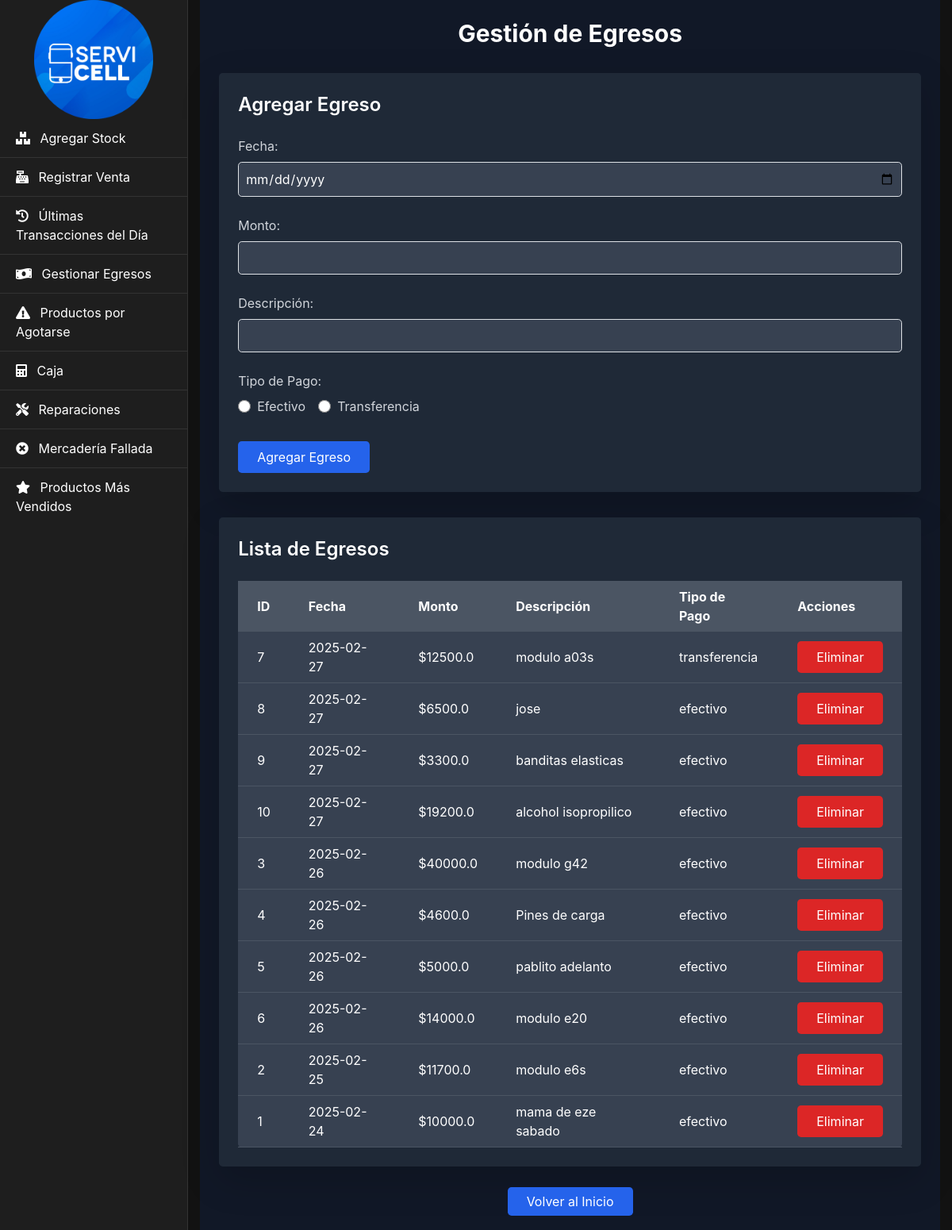
Screenshot of /egresos with the database file from the repository.
### tables this page shows
CREATE TABLE egresos (
    id INTEGER PRIMARY KEY AUTOINCREMENT,
    fecha TEXT NOT NULL,
    monto REAL NOT NULL,
    descripcion TEXT NOT NULL
, tipo_pago TEXT);

### app.py (the view, shortened to what this page needs)
@app.route('/egresos', methods=['GET', 'POST'])
def egresos():
    conn = get_db_connection()
    cursor = conn.cursor()
    if request.method == 'POST' and 'eliminar' in request.form:
        egreso_id = request.form['egreso_id']
        cursor.execute('DELETE FROM egresos WHERE id = ?', (egreso_id,))
        conn.commit()
        conn.close()
        return redirect(url_for('egresos'))
    cursor.execute('SELECT id, fecha, monto, descripcion, tipo_pago FROM egresos ORDER BY fecha DESC')
    egresos = cursor.fetchall()
    conn.close()
    return render_template('egresos.html', egresos=egresos)

### app.py (called while the page is built)
def get_db_connection():
    conn = sqlite3.connect('negocio.db')
    conn.row_factory = sqlite3.Row
    return conn

### templates/egresos.html (shortened to what this page needs)
{% extends "base.html" %}
{% block content %}
<div class="p-6 bg-gray-900 text-white min-h-screen">
    <h1 class="text-3xl font-bold text-center mb-8">Gestión de Egresos</h1>
    <div class="bg-gray-800 p-6 rounded-lg shadow-lg mb-8">
        <h2 class="text-2xl font-semibold mb-4">Agregar Egreso</h2>
        <form method="POST">
            <div class="mb-4">
                <label for="fecha" class="block text-gray-300 mb-2">Fecha:</label>
                <input type="date" id="fecha" name="fecha" class="w-full p-2 bg-gray-700 border border-gray-600 rounded-lg text-white focus:outline-none focus:border-blue-500" required>
            </div>
            <div class="mb-4">
                <label for="monto" class="block text-gray-300 mb-2">Monto:</label>
                <input type="number" step="0.01" id="monto" name="monto" class="w-full p-2 bg-gray-700 border border-gray-600 rounded-lg text-white focus:outline-none focus:border-blue-500" required>
            </div>
            <div class="mb-4">
                <label for="descripcion" class="block text-gray-300 mb-2">Descripción:</label>
                <input type="text" id="descripcion" name="descripcion" class="w-full p-2 bg-gray-700 border border-gray-600 rounded-lg text-white focus:outline-none focus:border-blue-500" required>
            </div>
            <div class="mb-4">
                <label class="block text-gray-300 mb-2">Tipo de Pago:</label>
                <div class="flex space-x-4">
                    <label class="flex items-center">
                        <input type="radio" name="tipo_pago" value="efectivo" class="form-radio h-4 w-4 text-blue-600" required>
                        <span class="ml-2 text-gray-300">Efectivo</span>
                    </label>
                    <label class="flex items-center">
                        <input type="radio" name="tipo_pago" value="transferencia" class="form-radio h-4 w-4 text-blue-600">
                        <span class="ml-2 text-gray-300">Transferencia</span>
                    </label>
                </div>
            </div>
            <button type="submit" name="agregar" class="px-6 py-2 bg-blue-600 hover:bg-blue-700 text-white rounded-lg transition duration-300">Agregar Egreso</button>
        </form>
    </div>
    <div class="bg-gray-800 p-6 rounded-lg shadow-lg">
        <h2 class="text-2xl font-semibold mb-4">Lista de Egresos</h2>
        <div class="overflow-x-auto">
            <table class="min-w-full bg-gray-700 rounded-lg">
                <thead>
                    <tr class="bg-gray-600">
                        <th class="px-4 py-2 text-left">ID</th>
                        <th class="px-4 py-2 text-left">Fecha</th>
                        <th class="px-4 py-2 text-left">Monto</th>
                        <th class="px-4 py-2 text-left">Descripción</th>
                        <th class="px-4 py-2 text-left">Tipo de Pago</th>
                        <th class="px-4 py-2 text-left">Acciones</th>
                    </tr>
                </thead>
                <tbody>
                    {% for egreso in egresos %}
                    <tr class="border-b border-gray-600 hover:bg-gray-650 transition duration-200">
                        <td class="px-4 py-2">{{ egreso.id }}</td>
                        <td class="px-4 py-2">{{ egreso.fecha }}</td>
                        <td class="px-4 py-2">${{ egreso.monto }}</td>
                        <td class="px-4 py-2">{{ egreso.descripcion }}</td>
                        <td class="px-4 py-2">{{ egreso.tipo_pago }}</td>
                        <td class="px-4 py-2">
                            <form method="POST" class="inline">
                                <button type="submit" name="eliminar" class="px-4 py-2 bg-red-600 hover:bg-red-700 text-white rounded-lg transition duration-300">Eliminar</button>
                            </form>
                        </td>
                    </tr>
                    {% endfor %}
                </tbody>
            </table>
        </div>
    </div>
    <div class="mt-8 text-center">
        <a href="{{ url_for('index') }}" class="px-6 py-2 bg-blue-600 hover:bg-blue-700 text-white rounded-lg transition duration-300">Volver al Inicio</a>
    </div>
</div>
{% endblock %}

### templates/base.html (style rules this page uses)
body { background-color: #121212; color: #ffffff; }

### rows the page displays
egresos: id "7", fecha "2025-02-27", monto "12500.0", descripcion "modulo a03s", tipo_pago "transferencia"
egresos: id "8", fecha "2025-02-27", monto "6500.0", descripcion "jose", tipo_pago "efectivo"
egresos: id "9", fecha "2025-02-27", monto "3300.0", descripcion "banditas elasticas", tipo_pago "efectivo"
egresos: id "10", fecha "2025-02-27", monto "19200.0", descripcion "alcohol isopropilico", tipo_pago "efectivo"
egresos: id "3", fecha "2025-02-26", monto "40000.0", descripcion "modulo g42", tipo_pago "efectivo"
egresos: id "4", fecha "2025-02-26", monto "4600.0", descripcion "Pines de carga", tipo_pago "efectivo"
egresos: id "5", fecha "2025-02-26", monto "5000.0", descripcion "pablito adelanto", tipo_pago "efectivo"
egresos: id "6", fecha "2025-02-26", monto "14000.0", descripcion "modulo e20", tipo_pago "efectivo"
egresos: id "2", fecha "2025-02-25", monto "11700.0", descripcion "modulo e6s", tipo_pago "efectivo"
egresos: id "1", fecha "2025-02-24", monto "10000.0", descripcion "mama de eze sabado", tipo_pago "efectivo"
